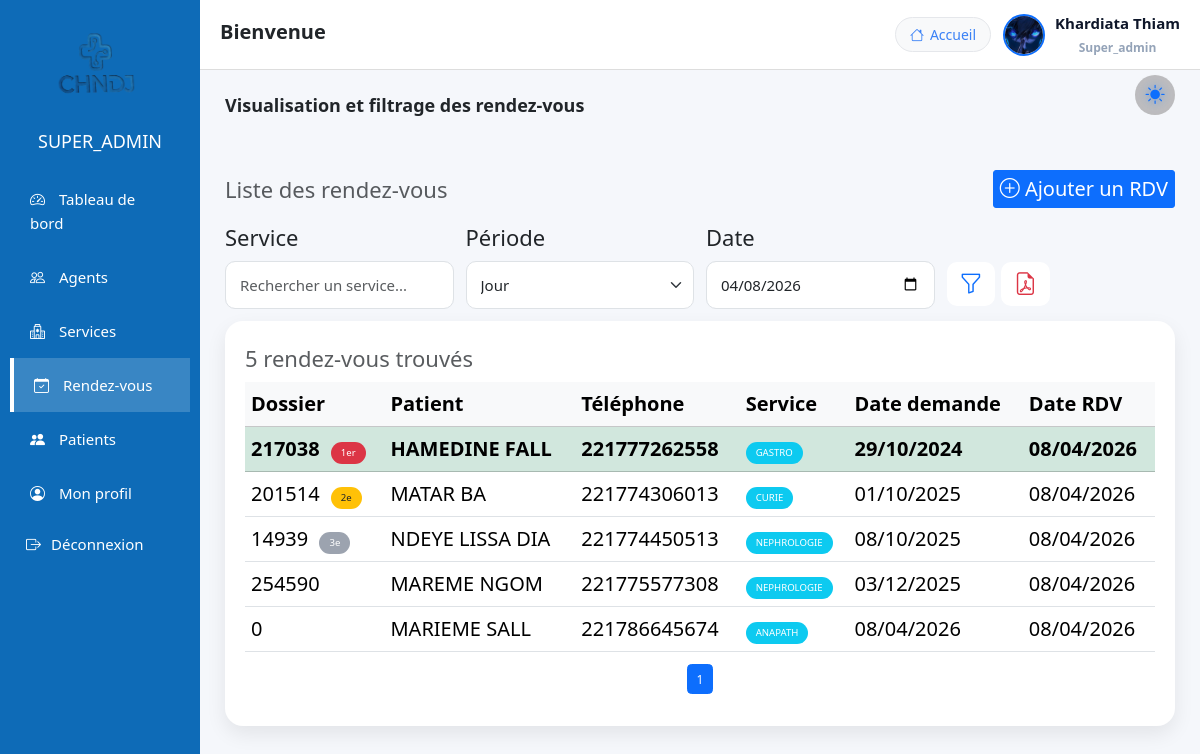
The app's page /views/admin.php?page=rendezvous (signed in) with its own data.
### tables this page shows
CREATE TABLE `agent` (
  `id` int(11) NOT NULL,
  `username` varchar(30) NOT NULL,
  `photo` varchar(255) DEFAULT NULL,
  `email` varchar(150) DEFAULT NULL,
  `prenom_agent` varchar(50) NOT NULL,
  `nom_agent` varchar(30) NOT NULL,
  `telephone_agent` varchar(20) NOT NULL,
  `password` varchar(255) NOT NULL,
  `status` int(11) NOT NULL,
  `role` enum('super_admin','admin','agent','medecin') NOT NULL,
  `created_at` datetime DEFAULT current_timestamp(),
  `updated_at` datetime DEFAULT current_timestamp() ON UPDATE current_timestamp(),
  `failed_attempts` int(11) NOT NULL DEFAULT 0,
  `locked_until` datetime DEFAULT NULL,
  `must_change_password` tinyint(1) DEFAULT 1
);

### views/admin.php (called while the page is built, shortened)
<?php
require 'admin_layout.php';

### views/rendezvous.php (the view, shortened to what this page needs)
<?php
$db = getConnection();
$db->setAttribute(PDO::ATTR_ERRMODE, PDO::ERRMODE_EXCEPTION);
$pageNum = max(1, (int)($_GET['p'] ?? 1));
$limit   = 10;
$offset  = ($pageNum - 1) * $limit;
if (in_array($_SESSION['role'], ['super_admin', 'admin'])) {
    $services = $db->query("
        SELECT codeService, designService
        FROM service
        ORDER BY designService
    ")->fetchAll(PDO::FETCH_ASSOC);
}
$service = $_GET['service'] ?? '';
$periode = $_GET['periode'] ?? 'jour';
$date    = $_GET['date'] ?? date('Y-m-d');
$sqlBase = "
SELECT *
FROM (
    SELECT
        r.numeroDossierPatient AS dossier,
        CONCAT(p.prenomPatient, ' ', p.nomPatient) AS patient,
        p.telephonePatient AS telephone,
        s.designService AS service,
        s.codeService AS codeService, --  AJOUT
        r.dateDemande,
        r.dateRvServ
    FROM rendezvs r
    JOIN patient p ON p.numeroDossierPatient = r.numeroDossierPatient
    JOIN service s ON s.codeService = r.codeService
    UNION ALL
    SELECT
        'Sans index',
        CONCAT(n.prenomPatient, ' ', n.nomPatient),
        n.telephonePatient,
        s.designService,
        s.codeService,
        n.dateDemande,
        n.dateDisponible AS dateRvServ
    FROM patientnoindex n
    JOIN service s ON s.codeService = n.codeService
) t
WHERE 1=1
";
$params = [];
if ($periode === 'jour') {
    $sqlBase .= " AND t.dateRvServ >= ? AND t.dateRvServ < DATE_ADD(?, INTERVAL 1 DAY)";
    $params[] = $date;
    $params[] = $date;
} elseif ($periode === 'mois') {
    $sqlBase .= " AND MONTH(t.dateRvServ)=MONTH(?) AND YEAR(t.dateRvServ)=YEAR(?)";
    $params[] = $date;
    $params[] = $date;
} elseif ($periode === 'annee') {
    $sqlBase .= " AND YEAR(t.dateRvServ)=YEAR(?)";
    $params[] = $date;
}
if ($periode === 'jour') {
    $orderBy = "ORDER BY t.dateDemande ASC";
} else {
    $orderBy = "ORDER BY t.dateRvServ ASC";
}
$countSql = "SELECT COUNT(*) FROM ($sqlBase) x";
$stmtCount = $db->prepare($countSql);
$stmtCount->execute($params);
$total = (int)$stmtCount->fetchColumn();
$totalPages = max(1, ceil($total / $limit));
$sqlFinal = $sqlBase . " $orderBy LIMIT $limit OFFSET $offset";
$stmt = $db->prepare($sqlFinal);
$stmt->execute($params);
$rendezvous = $stmt->fetchAll(PDO::FETCH_ASSOC);
$rangJour = 1;
if ($periode === 'jour') {
    foreach ($rendezvous as $k => $rv) {
        $rendezvous[$k]['rang_jour'] = $rangJour;
        $rangJour++;
    }
}
?>
<div class="page-header mb-3">
    <h4 class="fw-bold">Visualisation et filtrage des rendez-vous</h4>
    <br>
</div>
<div class="d-flex justify-content-between align-items-center mb-3">
    <h6 class="text-muted mb-0">
        Liste des rendez-vous
    </h6>
    <?php if (in_array($_SESSION['role'], ['super_admin', 'admin', 'medecin', 'agent'])): ?>
    <button class="btn btn-primary btn-sm" data-bs-toggle="modal" data-bs-target="#addRdvModal">
        <i class="bi bi-plus-circle"></i> Ajouter un RDV
    </button>
<?php endif; ?>
</div>
<div class="row g-3 mb-3 filters-animated">
            <div class="col-md-3 position-relative">
                <label class="form-label">Service</label>
                <input
                    type="text"
                    id="filterServiceSearch"
                    class="form-control "
                    placeholder="Rechercher un service..."
                    autocomplete="off"
                    value="<?= $service ? htmlspecialchars(
                        array_values(
                            array_filter($services, fn($s) => $s['codeService'] === $service)
                        )[0]['designService'] ?? ''
                    ) : '' ?>"
                >
            </div>
            <div class="col-md-3">
                <label class="form-label">Période</label>
                <select class="form-select" id="filterPeriod">
                    <option value="jour"   <?= $periode==='jour'?'selected':'' ?>>Jour</option>
                </select>
            </div>
            <div class="col-md-3">
                <label class="form-label">Date</label>
                <input type="date" class="form-control" id="filterDate"
                    value="<?= htmlspecialchars($date) ?>">
            </div>
            <div class="col-md-3  actions gap-2 align-self-end mb-1 ">
                <button class="btn btn-primary" id="applyFiltersBtn" title="Filtrer">
                    <i class="bi bi-funnel"></i>
                </button>
                <?php if ($total > 0): ?>
                    <a
                        href="../exports/export_rdv_pdf.php?<?= http_build_query($_GET) ?>"
                        class="btn btn-outline-danger"
                        target="_blank"
                        title="Exporter PDF">
                        <i class="bi bi-file-earmark-pdf"></i>
                    </a>
                <?php endif; ?>
            </div>
        </div>
<div class="chart-card">
    <div class="table-responsive">
        <div class="d-flex justify-content-between align-items-center mb-2">
            <small class="text-muted">
                <?= $total ?> rendez-vous trouvé<?= $total > 1 ? 's' : '' ?>
            </small>
        </div>
        <table class="table table-hover align-middle">
            <thead class="table-light">
                <tr>
                    <th>Dossier</th>
                    <th>Patient</th>
                    <th>Téléphone</th>
                    <th>Service</th>
                    <th>Date demande</th>
                    <th>Date RDV</th>
                </tr>
            </thead>
            <tbody>
            <?php if (!$rendezvous): ?>
                <tr>
                    <td colspan="6" class="text-center text-muted py-4">
                        Aucun rendez-vous trouvé
                    </td>
                </tr>
            <?php else: foreach ($rendezvous as $rv): ?>
                <tr class="<?= ($periode === 'jour' && ($rv['rang_jour'] ?? 0) === 1) ? 'table-success fw-bold' : '' ?>">
                    <td>
                        <?= htmlspecialchars($rv['dossier']) ?>
                        <?php if ($periode === 'jour' && isset($rv['rang_jour'])): ?>
                            <?php if ($rv['rang_jour'] === 1): ?>
                                <span class="badge bg-danger ms-2">1er</span>
                            <?php elseif ($rv['rang_jour'] === 2): ?>
                                <span class="badge bg-warning text-dark ms-2">2e</span>
                            <?php elseif ($rv['rang_jour'] === 3): ?>
                                <span class="badge bg-secondary ms-2">3e</span>
                            <?php endif; ?>
                        <?php endif; ?>
                    </td>
                    <td><?= htmlspecialchars($rv['patient']) ?></td>
                    <td><?= htmlspecialchars($rv['telephone']) ?></td>
                    <td><span class="badge bg-info"><?= htmlspecialchars($rv['service']) ?></span></td>
                    <td><?= date('d/m/Y', strtotime($rv['dateDemande'])) ?></td>
                    <td><?= date('d/m/Y', strtotime($rv['dateRvServ'])) ?></td>
                </tr>
            <?php endforeach; endif; ?>
            </tbody>
        </table>
        <nav>
            <ul class="pagination justify-content-center">
                <?php
                    $paramsPage = $_GET;
                    $paramsPage['page'] = 'rendezvous';
                ?>
                <?php for ($i=1; $i<=$totalPages; $i++): ?>
                    <li class="page-item <?= $i==$pageNum?'active':'' ?>">
                        <?php
                        $paramsPage['p'] = $i;
                        ?>
                        <a class="page-link" href="?<?= http_build_query($paramsPage) ?>">
                            <?= $i ?>
                        </a>
                    </li>
                <?php endfor; ?>
            </ul>
        </nav>
    </div>
</div>
<link rel="stylesheet"
  href="https://cdn.jsdelivr.net/npm/intl-tel-input@18.2.1/build/css/intlTelInput.css">

### views/admin_layout.php (shortened to what this page needs)
<?php
$page = isset($_GET['page']) ? $_GET['page'] : 'dashboard';
$db = getConnection();
$stmt = $db->prepare("
    SELECT prenom_agent, nom_agent, email, photo
    FROM agent
    WHERE id = ?
    LIMIT 1
");
$stmt->execute([$_SESSION['user_id']]);
$admin = $stmt->fetch(PDO::FETCH_ASSOC);
$path = '../assets/img/' . $admin['photo'];
$avatar = file_exists($path)
    ? $path . '?v=' . filemtime($path)
    : '../assets/img/avatar.jpg';
$stmt = $db->prepare("
    SELECT prenom_agent, nom_agent, email, telephone_agent, photo
    FROM agent
    WHERE id = ?
    LIMIT 1
");
$stmt->execute([$_SESSION['user_id']]);
$admin = $stmt->fetch(PDO::FETCH_ASSOC);
$prenom = $admin['prenom_agent'] ?? 'Admin';
$nom    = $admin['nom_agent'] ?? '';
?>
<!DOCTYPE html>
<html lang="fr">
<head>
    <link href="https://cdn.jsdelivr.net/npm/bootstrap@5.3.2/dist/css/bootstrap.min.css" rel="stylesheet">
    <link href="https://cdn.jsdelivr.net/npm/bootstrap-icons@1.11.1/font/bootstrap-icons.css" rel="stylesheet">
    <link
        rel="stylesheet"
        href="https://cdn.jsdelivr.net/npm/intl-tel-input@18.3.5/build/css/intlTelInput.css"
    />
    <link rel="stylesheet" href="/rendezvous/assets/css/admin.css">
</head>
<body class="<?= $page ?> dark">
    <main class="main-content">
<div class="dashboard-container">
    <aside class="sidebar">
        <div class="sidebar-header">
            <img src="../assets/img/logo.png" class="sidebar-logo">
            <h4><?= strtoupper($_SESSION['role']) ?></h4>
        </div>
        <ul class="sidebar-menu">
            <?php if ($_SESSION['role'] === 'super_admin'): ?>
                <li>
                    <a href="admin.php?page=dashboard">
                        <i class="bi bi-speedometer2"></i> Tableau de bord
                    </a>
                </li>
            <?php endif; ?>
            <?php if ($_SESSION['role'] === 'super_admin'): ?>
                <li>
                    <a href="admin.php?page=agents"
                    class="<?= ($page == 'agents' ? 'active' : '') ?>">
                        <i class="bi bi-people"></i> Agents
                    </a>
                </li>
            <?php endif; ?>
            <?php if (in_array($_SESSION['role'], ['super_admin','admin'])): ?>
                <li>
                    <a href="admin.php?page=services"
                    class="<?= ($page == 'services' ? 'active' : '') ?>">
                        <i class="bi bi-hospital"></i> Services
                    </a>
                </li>
            <?php endif; ?>
            <li>
                <a href="admin.php?page=rendezvous"
                class="<?= ($page == 'rendezvous' ? 'active' : '') ?>">
                    <i class="bi bi-calendar-check"></i> Rendez-vous
                </a>
            </li>
            <li>
                <a href="admin.php?page=patients"
                class="<?= ($page == 'patients' ? 'active' : '') ?>">
                    <i class="bi bi-people-fill"></i> Patients
                </a>
            </li>
            <li>
                <a href="admin.php?page=profile"
                class="<?= ($page == 'profile' ? 'active' : '') ?>">
                    <i class="bi bi-person-circle"></i> Mon profil
                </a>
            </li>
            <li class="sidebar-item logout-item">
                <form method="POST" action="logout.php">
                    <button type="submit" class="sidebar-link logout-link">
                        <i class="bi bi-box-arrow-right"></i>
                        <span>Déconnexion</span>
                    </button>
                </form>
            </li>
        </ul>
    </aside>
    <main class="main-content">
        <header class="topbar">
            <div class="theme-toggle-dashboard" onclick="toggleDashboardTheme()">
                <i id="dashboardThemeIcon" class="bi bi-sun-fill"></i>
            </div>
                <h2>Bienvenue</h2>
            <div class="d-flex align-items-center gap-3">
                <a href="admin.php?page=accueil" class="btn btn-light btn-sm">
                    <i class="bi bi-house"></i> Accueil
                </a>
                <div class="profile-trigger" id="profileMenuBtn">
                    <img
                        src="<?= $avatar ?>"
                        class="topbar-avatar profile-preview"
                        alt="Avatar"
                    >
                    <div class="topbar-user">
                        <span class="topbar-name">
                            <?= htmlspecialchars($prenom . ' ' . $nom) ?>
                        </span>
                        <small class="topbar-role"><?= ucfirst($_SESSION['role']) ?></small>
                    </div>
                </div>
            </div>
        </header>
        <section class="content-wrapper">
            <?php
                $file = $page . ".php";
                if (file_exists($file)) {
                    require $file;
                } else {
                    echo "<div class='alert alert-danger'>Page introuvable : $file</div>";
                }
            ?>
        </section>
    </main>
</div>
 </main>
</body>
</html>

### records on screen
agent: photo (picture), prenom_agent+nom_agent "Khardiata Thiam"

### other values on screen
$_SESSION['role'] "SUPER_ADMIN"
$_SESSION['role'] "Super_admin"
$total "5"
$rv['dossier'] "217038"
$rv['patient'] "HAMEDINE FALL"
$rv['telephone'] "221777262558"
$rv['service'] "GASTRO"
date('d/m/Y', strtotime($rv['dateDemande'])) "29/10/2024"
date('d/m/Y', strtotime($rv['dateRvServ'])) "08/04/2026"
$rv['dossier'] "201514"
$rv['patient'] "MATAR BA"
$rv['telephone'] "221774306013"
$rv['service'] "CURIE"
date('d/m/Y', strtotime($rv['dateDemande'])) "01/10/2025"
$rv['dossier'] "14939"
